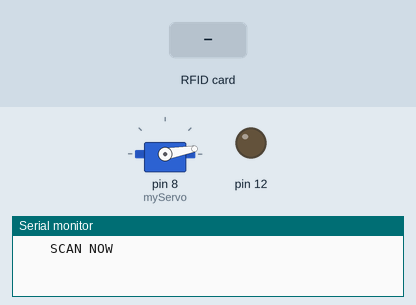
Bench run of a sketch on a simulated Arduino Mega 2560, built with avr-gcc and run on an emulated ATmega2560. Shown: servo, output pins drawn as LEDs (lit = HIGH), the last lines printed to the serial monitor. The inputs (shaded band) are chosen by the test bench. Pins used as bus, display or sensor lines are not drawn.

Above: at 1.2 s.
1.3 s: RFID card 14 7B A1 EA held to the reader
At 1.9 s:
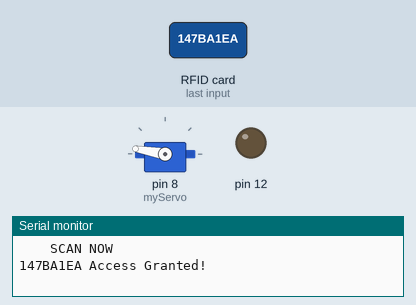
4.3 s: RFID card C3 B0 F3 1C held to the reader
At 5.5 s:
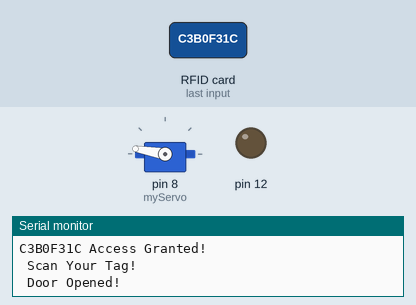
5.8 s: RFID card 57 67 C3 DB held to the reader
At 8.2 s:
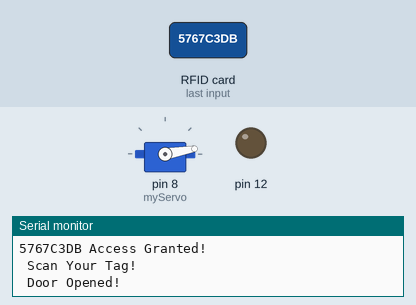
Timing chart, 0 to 9.7 s (numbered marks = the images above; inputs shaded):
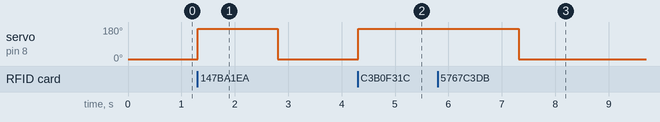

Measured:
- after the input at 1.3 s, servo on pin 8 (myServo): 10° → 170° at once, → 10° 1.5 s later
- after the input at 4.3 s, servo on pin 8 (myServo): 10° → 170° at once
- after the input at 5.8 s, servo on pin 8 (myServo): 170° → 10° after 1.5 s instead of 0.02 s

The sketch:

sketch_oct17a.ino
```cpp
 /*
* Arduino Door Lock Access Control Project
*
* by Dejan Nedelkovski, www.HowToMechatronics.com
*
* Library: MFRC522, https://github.com/miguelbalboa/rfid
*/
#include <SPI.h>
#include <MFRC522.h>
//#include <LiquidCrystal.h>
#include <Servo.h>
#define RST_PIN   5
#define SS_PIN    53
int relay = 12;
byte readCard[4];
char* myTags[100] = {"147BA1EA" , "C3B0F31C", "5767C3DB", "95DFD6EB"};

int tagsCount = 0;
String tagID = "";
boolean successRead = false;
boolean correctTag = false;
int proximitySensor;
boolean doorOpened = false;
// Create instances1
MFRC522 mfrc522(SS_PIN, RST_PIN);
//LiquidCrystal lcd(2, 3, 4, 5, 6, 7); //Parameters: (rs, enable, d4, d5, d6, d7)
Servo myServo; // Servo motor
void setup() {
  // Initiating
  SPI.begin();        // SPI bus
  Serial.begin(9600);
  pinMode(12 , OUTPUT);
  mfrc522.PCD_Init(); //  MFRC522
  //lcd.begin(16, 2);   // LCD screen
  myServo.attach(8);  // Servo motor
  myServo.write(10); // Initial lock position of the servo motor
  // Prints the initial message

  //Serial.println("-No Master Tag!-");
  Serial.println("    SCAN NOW");
  //lcd.print("-No Master Tag!-");
  //lcd.setCursor(0, 1);
  //lcd.print();
  // Waits until a master card is scanned
//  while (!successRead) {
//    successRead = getID();
//    if ( successRead == true) {
//      myTags[tagsCount] = strdup(tagID.c_str()); // Sets the master tag into position 0 in the array
//      Serial.println(myTags[tagsCount]);
//      //lcd.clear();
//      //lcd.setCursor(0, 0);
//      Serial.println("Master Tag Set!");
//      //lcd.print("Master Tag Set!");
//      tagsCount++;
//    }
//  }
//  successRead = false;
//  printNormalModeMessage();
}
void loop() {
  //int proximitySensor = analogRead(A0);
  // If door is closed...

    if ( ! mfrc522.PICC_IsNewCardPresent()) { //If a new PICC placed to RFID reader continue
      return;
    }
    if ( ! mfrc522.PICC_ReadCardSerial()) {   //Since a PICC placed get Serial and continue
      return;
    }
    tagID = "";
    // The MIFARE PICCs that we use have 4 byte UID
    for ( uint8_t i = 0; i < 4; i++) {  //
      readCard[i] = mfrc522.uid.uidByte[i];
      tagID.concat(String(mfrc522.uid.uidByte[i], HEX)); // Adds the 4 bytes in a single String variable
      Serial.print(mfrc522.uid.uidByte[i], HEX);
    }
    tagID.toUpperCase();
    mfrc522.PICC_HaltA(); // Stop reading
    correctTag = false;
    // Checks whether the scanned tag is the master tag
//    if (tagID == myTags[0]) {
//      //lcd.clear();
//      Serial.println("Program mode:");
//      //lcd.print("Program mode:");
//      //lcd.setCursor(0, 1);
//      Serial.println("Add/Remove Tag");
//      //lcd.print("Add/Remove Tag");
//      while (!successRead) {
//        successRead = getID();
//        if ( successRead == true) {
//          for (int i = 0; i < 100; i++) {
//            if (tagID == myTags[i]) {
//              myTags[i] = "";
//              //lcd.clear();
//              //lcd.setCursor(0, 0);
//              Serial.println("  Tag Removed!");
//              //lcd.print("  Tag Removed!");
//              printNormalModeMessage();
//              return;
//            }
//          }
//          myTags[tagsCount] = strdup(tagID.c_str());
//          //lcd.clear();
//         // lcd.setCursor(0, 0);
//         Serial.println("   Tag Added!");
//          //lcd.print("   Tag Added!");
//          printNormalModeMessage();
//          tagsCount++;
//          return;
//        }
//      }
//    }
//    successRead = false;
    // Checks whether the scanned tag is authorized
    for (int i = 0; i < 100; i++) {
      if (tagID == myTags[i]) {
        //lcd.clear();
        //lcd.setCursor(0, 0);
        Serial.println(" Access Granted!");
        //lcd.print(" Access Granted!");
        //digitalWrite(12 , LOW);
        myServo.write(170); // Unlocks the door
        printNormalModeMessage();
        correctTag = true;
      }
    }
    if (correctTag == false) {
      //lcd.clear();
      //lcd.setCursor(0, 0);
      Serial.println(" Access Denied!");
      //lcd.print(" Access Denied!");
      printNormalModeMessage();
    }

  // If door is open...
  else {
    //lcd.clear();
    //lcd.setCursor(0, 0);
    Serial.println(" Door Opened!");
    //lcd.print(" Door Opened!");
    //while (!doorOpened) {
      //proximitySensor = analogRead(A0);
      //if (proximitySensor > 200) {
       // doorOpened = true;
      //}
    //}
    //doorOpened = false;
    delay(500);
    //digitalWrite(12 , HIGH);
    myServo.write(10); // Locks the door
    //printNormalModeMessage();
  }
}

uint8_t getID() {
  // Getting ready for Reading PICCs
  if ( ! mfrc522.PICC_IsNewCardPresent()) { //If a new PICC placed to RFID reader continue
    return 0;
  }
  if ( ! mfrc522.PICC_ReadCardSerial()) {   //Since a PICC placed get Serial and continue
    return 0;
  }
  tagID = "";
  for ( uint8_t i = 0; i < 4; i++) {  // The MIFARE PICCs that we use have 4 byte UID
    readCard[i] = mfrc522.uid.uidByte[i];
    tagID.concat(String(mfrc522.uid.uidByte[i], HEX)); // Adds the 4 bytes in a single String variable
  }
  tagID.toUpperCase();
  mfrc522.PICC_HaltA(); // Stop reading
  return 1;
}
void printNormalModeMessage() {
  delay(1000);
  //lcd.clear();
  //Serial.println("-Access Control-");
  //lcd.print("-Access Control-");
  //lcd.setCursor(0, 1);
  Serial.println(" Scan Your Tag!");
  //lcd.print(" Scan Your Tag!");
}
```
